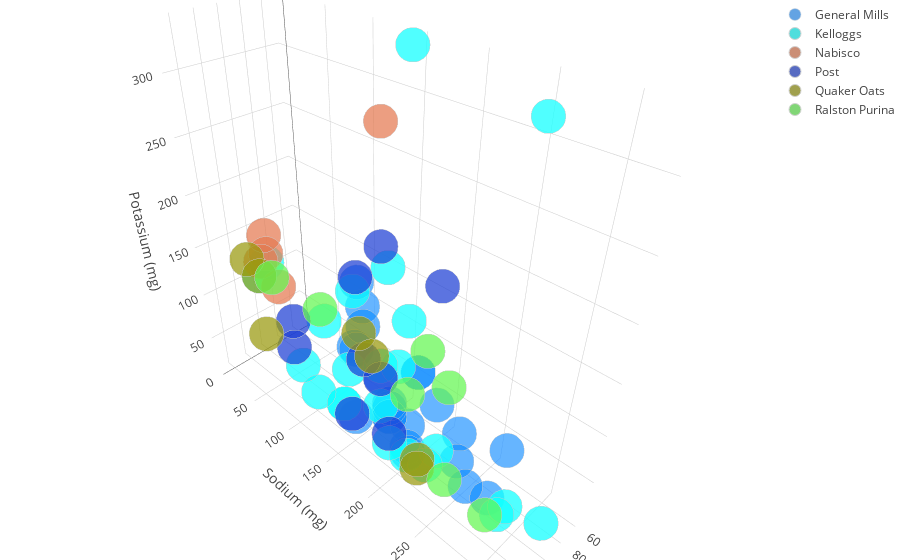

Source (notebook cell):
### Code cell
trace1 = go.Scatter3d(
    x=df1.Calories,
    y=df1.Sodium,
    z=df1.Potassium,
    name = 'General Mills',
    mode='markers',
    marker=dict(
        color= 'rgba(12, 112, 212, 0.8)',
        size=12,
        line=dict(
            color='rgb(204, 204, 204)',
            width=0.5
        ),
        opacity=0.8
    )
)
trace2 = go.Scatter3d(
    x=df2.Calories,
    y=df2.Sodium,
    z=df2.Potassium,
    name = 'Kelloggs',
    mode='markers',
    marker=dict(
        color='rgba(11, 209, 208, 0.8)',
        size=12,
        symbol='circle',
        line=dict(
            color='rgb(204, 204, 204)',
            width=1
        ),
        opacity=0.9
    )
)
trace3 = go.Scatter3d(
    x=df3.Calories,
    y=df3.Sodium,
    z=df3.Potassium,
    name = 'Nabisco',
    mode='markers',
    marker=dict(
        color='rgba(183, 98, 65, 0.8)',
        size=12,
        symbol='circle',
        line=dict(
            color='rgb(204, 204, 204)',
            width=1
        ),
        opacity=0.9
    )
)
trace4 = go.Scatter3d(
    x=df4.Calories,
    y=df4.Sodium,
    z=df4.Potassium,
    name = 'Post',
    mode='markers',
    marker=dict(
        color='rgba(23, 50, 170, 0.8)',
        size=12,
        symbol='circle',
        line=dict(
            color='rgb(204, 204, 204)',
            width=1
        ),
        opacity=0.9
    )
)
trace5 = go.Scatter3d(
    x=df5.Calories,
    y=df5.Sodium,
    z=df5.Potassium,
    name = 'Quaker Oats',
    mode='markers',
    marker=dict(
        color='rgba(123, 123, 10, 0.8)',
        size=12,
        symbol='circle',
        line=dict(
            color='rgb(204, 204, 204)',
            width=1
        ),
        opacity=0.9
    )
)
trace6 = go.Scatter3d(
    x=df6.Calories,
    y=df6.Sodium,
    z=df6.Potassium,
    name = 'Ralston Purina',
    mode='markers',
    marker=dict(
        color='rgba(80, 198, 65, 0.8)',
        size=12,
        symbol='circle',
        line=dict(
            color='rgb(204, 204, 204)',
            width=1
        ),
        opacity=0.9
    )
)
data = [trace1, trace2, trace3, trace4, trace5, trace6]
layout = go.Layout(
    margin=dict(
        l=0,
        r=0,
        b=0,
        t=0
    ),
    scene = dict(
        xaxis = dict(
            title= 'Calories (Cal)'),
        yaxis = dict(
            title= 'Sodium (mg)'),
        zaxis = dict(
            title='Potassium (mg)'),),
    title=go.layout.Title(
        text='Calories vs Sodium vs Potassium',
        xref='paper',
        x=0
    ),
)
fig = go.Figure(data=data, layout=layout)
py.offline.iplot(fig, filename='Calories vs Sodium vs Potassium')

### Figure 1 — Plotly figure (JSON) as saved in the notebook; plotly's stock layout.template omitted (floating-point values rounded to 4 significant figures)
{"data": [{"marker": {"color": "rgba(12, 112, 212, 0.8)", "line": {"color": "rgb(204, 204, 204)", "width": 0.5}, "opacity": 0.8, "size": 12}, "mode": "markers", "name": "General Mills", "type": "scatter3d", "uid": "1e0fdb86-444f-4f30-af02-505260f27554", "x": ["110.0", "97.7", "110.0", "120.0", "110.0", "110.0", "110.0", "100.0", "110.0", "110.0", "110.0", "110.0", "100.0", "104.0", "100.0", "110.0", "93.3", "100.0", "110.0", "110.0", "100.0", "110.0"], "y": ["180.0", "157.9", "290.0", "210.0", "140.0", "180.0", "180.0", "140.0", "280.0", "250.0", "260.0", "180.0", "220.0", "136.0", "140.0", "200.0", "126.7", "200.0", "250.0", "140.0", "200.0", "200.0"], "z": ["70.0", "75.2", "105.0", "45.0", "105.0", "55.0", "65.0", "120.0", "45.0", "90.0", "40.0", "55.0", "90.0", "96.0", "140.0", "35.0", "153.3", "110.0", "60.0", "25.0", "110.0", "60.0"]}, {"marker": {"color": "rgba(11, 209, 208, 0.8)", "line": {"color": "rgb(204, 204, 204)", "width": 1}, "opacity": 0.9, "size": 12, "symbol": "circle"}, "mode": "markers", "name": "Kelloggs", "type": "scatter3d", "uid": "d3f3297a-df3e-4a86-8070-0155b887e916", "x": ["70.0", "50.0", "110.0", "100.0", "110.0", "110.0", "110.0", "110.0", "110.0", "100.0", "90.2", "110.0", "107.7", "106.7", "120.0", "105.3", "90.0", "100.0", "90.2", "90.0", "110.0", "110.0", "110.0"], "y": ["260.0", "140.0", "125.0", "290.0", "90.0", "140.0", "220.0", "125.0", "200.0", "0.0", "180.5", "170.0", "130.8", "100.0", "190.0", "165.4", "170.0", "320.0", "157.9", "0.0", "290.0", "70.0", "230.0"], "z": ["320.0", "330.0", "30.0", "35.0", "20.0", "160.0", "30.0", "30.0", "25.0", "100.0", "142.9", "60.0", "73.1", "106.7", "40.0", "97.7", "90.0", "45.0", "180.5", "110.0", "35.0", "40.0", "55.0"]}, {"marker": {"color": "rgba(183, 98, 65, 0.8)", "line": {"color": "rgb(204, 204, 204)", "width": 1}, "opacity": 0.9, "size": 12, "symbol": "circle"}, "mode": "markers", "name": "Nabisco", "type": "scatter3d", "uid": "278d433b-35fe-458b-b5e4-796fb9f7bccc", "x": ["70.0", "96.4", "90.0", "90.0", "90.0"], "y": ["130.0", "0.0", "0.0", "0.0", "15.0"], "z": ["280.0", "114.5", "140.0", "120.0", "90.0"]}, {"marker": {"color": "rgba(23, 50, 170, 0.8)", "line": {"color": "rgb(204, 204, 204)", "width": 1}, "opacity": 0.9, "size": 12, "symbol": "circle"}, "mode": "markers", "name": "Post", "type": "scatter3d", "uid": "16ebe809-1467-4e3c-8323-ce08e9b631ec", "x": ["90.0", "96.0", "110.0", "100.0", "100.0", "110.0", "120.0", "110.0", "90.2"], "y": ["210.0", "128.0", "135.0", "45.0", "140.0", "170.0", "75.0", "180.0", "150.4"], "z": ["190.0", "160.0", "25.0", "40.0", "85.0", "90.0", "100.0", "35.0", "195.5"]}, {"marker": {"color": "rgba(123, 123, 10, 0.8)", "line": {"color": "rgb(204, 204, 204)", "width": 1}, "opacity": 0.9, "size": 12, "symbol": "circle"}, "mode": "markers", "name": "Quaker Oats", "type": "scatter3d", "uid": "eed6b158-092a-4cd2-8cb9-59c5e5d54330", "x": ["120.0", "120.0", "120.0", "100.0", "100.0", "100.0", "100.0"], "y": ["15.0", "220.0", "220.0", "150.0", "0.0", "0.0", "135.0"], "z": ["135.0", "35.0", "45.0", "95.0", "30.0", "100.0", "110.0"]}, {"marker": {"color": "rgba(80, 198, 65, 0.8)", "line": {"color": "rgb(204, 204, 204)", "width": 1}, "opacity": 0.9, "size": 12, "symbol": "circle"}, "mode": "markers", "name": "Ralston Purina", "type": "scatter3d", "uid": "30f43248-eedc-4487-b8a9-4bc2dd6f2802", "x": ["90.0", "110.0", "100.0", "150.0", "150.0", "110.0", "100.0"], "y": ["200.0", "280.0", "190.0", "95.0", "150.0", "240.0", "230.0"], "z": ["125.0", "25.0", "80.0", "170.0", "170.0", "30.0", "115.0"]}], "layout": {"margin": {"b": 0, "l": 0, "r": 0, "t": 0}, "scene": {"xaxis": {"title": {"text": "Calories (Cal)"}}, "yaxis": {"title": {"text": "Sodium (mg)"}}, "zaxis": {"title": {"text": "Potassium (mg)"}}}, "title": {"text": "Calories vs Sodium vs Potassium", "x": 0, "xref": "paper"}}}
